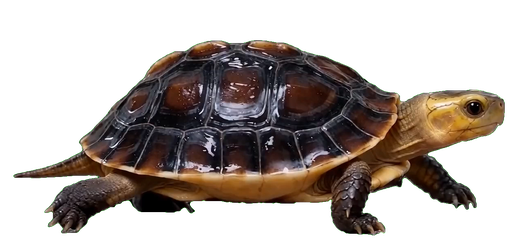
#> input picture 黄缘龟桌宠/interact/1_01.png, 528 x 240 px, found by its file name
$ python _apply_new_shell_anim.py
#> lines starting #> are read from the running program, lines starting #| are printed output that depends on the picture; after the words box and inside, x2 and y2 are one past the last pixel; in counts of white or black regions, pixels touching at a corner belong together
#> in load, im is the input picture: PIL image 528x240 RGBA; mean R, G, B, A 36.2, 28.9, 23.2, 110.1
# -*- coding: utf-8 -*-
"""把 1_透明背景_PNG序列 (47f, 1280x720, 透明底) 转成桌宠 interact/1_*.png + 3_fit.png
对齐基准: 黄缘龟/interact/1_01.png (528x240) 的内容包围盒
用法: python _apply_new_shell_anim.py
"""
import shutil, glob, os
from PIL import Image

DESK = r"C:\Users\Administrator\Desktop"
SRC = os.path.join(DESK, "1_透明背景_PNG序列")
DEV = os.path.join(DESK, "黄缘龟", "interact")
OVR = os.path.join(DESK, "interact")          # exe 旁覆盖目录(优先于打包内置)
bak_src_ref = os.path.join(DESK, "黄缘龟", "interact_backup_旧缩壳")
CANVAS = (528, 240)

def bbox(pil_img, thr=12):
#> called with thr = 12
    a = pil_img.getchannel("A")
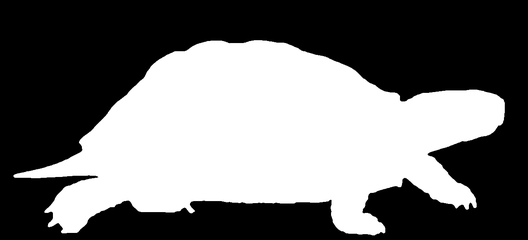
#> a: PIL image 528x240 L; min 0, max 255, mean 110.1
    b = a.point(lambda v: 255 if v > thr else 0)
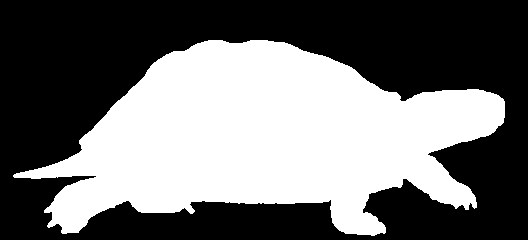
#> b: PIL image 528x240 L; 43.8% white; 1 white region, box (x1, y1, x2, y2) and area: (13, 40, 505, 236) 55509
    return b.getbbox()

def load(fp):
    im = Image.open(fp).convert("RGBA")
    # 去掉边缘杂点后再取内容框
    return im

# 1) 旧 1_01 参考(优先备份，避免二次运行时被新帧污染)
ref_path = os.path.join(bak_src_ref, "1_01.png") if os.path.exists(bak_src_ref) else os.path.join(DEV, "1_01.png")
ref = load(ref_path)
rb = bbox(ref)
#> rb = (13, 40, 505, 236)
print("old 1_01 bbox:", rb)
#| old 1_01 bbox: (13, 40, 505, 236)
# 内容尺寸(参考=完全伸出状态)
new_fs = sorted(glob.glob(os.path.join(SRC, "f*.png")))
print("new frames:", len(new_fs))
#> (the run stopped early here; a loop or call above may not have finished)
